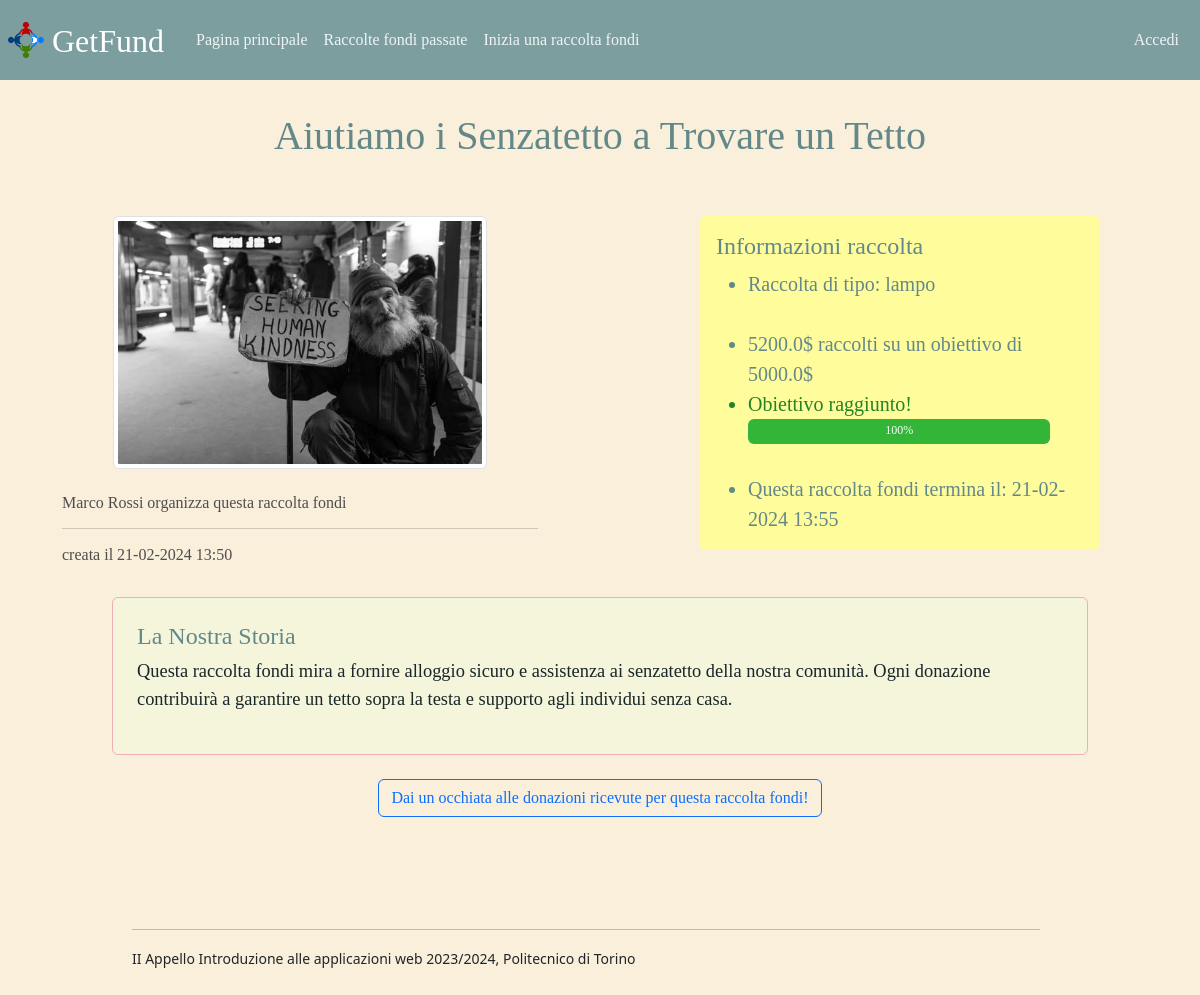
The app's page /raccolta_fondi_7 with its own data.
### tables this page shows
CREATE TABLE "RACCOLTE" (
	"id"	INTEGER,
	"titolo"	TEXT NOT NULL,
	"descrizione"	TEXT NOT NULL,
	"immagine"	TEXT,
	"obiettivo"	REAL NOT NULL,
	"donazione_min"	REAL NOT NULL,
	"donazione_max"	REAL NOT NULL,
	"id_utente"	INTEGER NOT NULL,
	"tipo"	TEXT NOT NULL,
	"timestamp_creazione"	TEXT NOT NULL,
	"timestamp_chiusura"	TEXT NOT NULL,
	FOREIGN KEY("id_utente") REFERENCES "UTENTI"("id"),
	PRIMARY KEY("id" AUTOINCREMENT)
);

CREATE TABLE "UTENTI" (
	"id"	INTEGER,
	"nome"	TEXT NOT NULL,
	"cognome"	REAL NOT NULL,
	"email"	NUMERIC NOT NULL UNIQUE,
	"hash"	TEXT NOT NULL,
	PRIMARY KEY("id" AUTOINCREMENT)
);

### app.py (the view)
@app.route('/raccolta_fondi_<int:id>')
def singola_raccolta_fondi(id):
    raccolta= raccolte_dao.get_raccolta(id)
    if not raccolta:
        flash('Qualcosa è andato storto, riprova!', 'danger')
        app.logger.error('Raccolta non trovata')
        return redirect(url_for('home_page'))
    raccolta_dict=dict(raccolta)    #modificabile
    if raccolta_dict['cifra_totale_donata'] is None:
        raccolta_dict['cifra_totale_donata'] = 0    #in caso di raccolte senza aver ricevuto donazioni
    if datetime.strptime(raccolta['timestamp_chiusura'], '%Y-%m-%d %H:%M') < datetime.now():    #raccolta chiusa
        raccolta_dict['bottone_dona_attivo'] = False
    else:
        raccolta_dict['bottone_dona_attivo'] = True
    raccolta_dict['timestamp_chiusura']=datetime.strptime(raccolta['timestamp_chiusura'], "%Y-%m-%d %H:%M").strftime("%d-%m-%Y %H:%M")
    raccolta_dict['timestamp_creazione']=datetime.strptime(raccolta['timestamp_creazione'], "%Y-%m-%d %H:%M").strftime("%d-%m-%Y %H:%M")
    if raccolta_dict['cifra_totale_donata']>=raccolta_dict['obiettivo']:
        raccolta_dict['progress_bar'] = '100%'
    else:
        percentuale_avanzamento = (raccolta_dict['cifra_totale_donata'] / raccolta_dict['obiettivo']) * 100
        raccolta_dict['progress_bar'] = f"{percentuale_avanzamento:.0f}%"
    utente = utenti_dao.get_user_by_id(raccolta['id_utente'])   #organizzatore della raccolta fondi
    if not utente:
        flash('Qualcosa è andato storto, riprova!', 'danger')
        app.logger.error('Utente non trovato')
        return redirect(url_for('home_page'))
    donatori=donatori_dao.get_donatori_by_id_raccolta(raccolta['id'])
    return render_template('singola_raccolta_fondi.html',utente=utente,raccolta=raccolta_dict,donatori=donatori)

### donatori_dao.py (called while the page is built)
def get_donatori_by_id_raccolta(id_raccolta):
    query="SELECT * FROM DONATORI WHERE id_raccolta=?"
    connection=sqlite3.connect('db/db.db')
    connection.row_factory=sqlite3.Row
    cursor=connection.cursor()
    cursor.execute(query,(id_raccolta,))
    result=cursor.fetchall()
    cursor.close()
    connection.close()
    return result

### raccolte_dao.py (called while the page is built)
def get_raccolta(id):
    query="SELECT RACCOLTE.id, titolo, descrizione, immagine, obiettivo, donazione_min, donazione_max, id_utente, tipo, timestamp_creazione, timestamp_chiusura, SUM(cifra_donata) AS cifra_totale_donata FROM RACCOLTE LEFT OUTER JOIN DONATORI ON RACCOLTE.id=id_raccolta WHERE RACCOLTE.id = ?"
    connection=sqlite3.connect('db/db.db')
    connection.row_factory=sqlite3.Row
    cursor=connection.cursor()
    cursor.execute(query,(id,))
    result=cursor.fetchone()
    cursor.close()
    connection.close()
    return result

### utenti_dao.py (called while the page is built)
def get_user_by_id(id_utente):
    query = 'SELECT * FROM UTENTI WHERE id=?'
    connection = sqlite3.connect('db/db.db')
    connection.row_factory = sqlite3.Row
    cursor = connection.cursor()
    cursor.execute(query, (id_utente,))
    result = cursor.fetchone()
    cursor.close()
    connection.close()
    return result

### templates/singola_raccolta_fondi.html (shortened to what this page needs)
{% extends "base.html" %}
{% block style %}<link rel="stylesheet" href="{{ url_for('static', filename='style_singola_raccolta_fondi.css') }}">{% endblock %}
{% block content %}
<div class="container-fluid mt-4">
    <div class="d-flex row justify-content-center mt-4">
        <div class="d-flex col-8 mt-3 justify-content-center">
            <h2 id="titolo_singolo_post">{{raccolta.titolo}}</h2>
        </div>
    </div>
    <div class="row mt-4">
        <div class="col-6 mt-4">
            <div class="d-flex row justify-content-center">
                <div class="d-flex col justify-content-center">
                    {% if raccolta.immagine %}
                    <img class="img-thumbnail rounded immagine_raccolta" src="{{ url_for('static', filename=raccolta.immagine) }}"
                    alt="Questa è l'immagine della raccolta">
                    {% else %}
                    <img class="img-thumbnail rounded immagine_raccolta" src="{{ url_for('static', filename='foto_mancante.jpg') }}"
                    alt="Questa è l'immagine della raccolta">
                    {% endif %}
                </div>
            </div>
            <section class="d-flex row justify-content-center mt-4" id="sottointestazione">
                <div class="col-10">
                    <h4 class="fs-6">{{ utente.nome |e}} {{ utente.cognome |e}} organizza questa raccolta fondi</h4>
                    <hr class="linea_orizzontale">
                    <h5 class="fs-6" >creata il {{raccolta.timestamp_creazione}}</h5>
                </div>
            </section>
        </div>
        <aside class="col-6 mt-4">
            <div class="d-flex row justify-content-center">
                <div class="d-flex col-8 justify-content-center rounded border-warning fs-5" id="info_raccolta" >
                    <h4>Informazioni raccolta</h4>
                    <ul class="rounded border-warning fs-5">
                        <li>Raccolta di tipo: {{ raccolta.tipo |e }}</li>
                        <br>
                        <li>{{ raccolta.cifra_totale_donata |e }}$ raccolti su un obiettivo di {{ raccolta.obiettivo |e }}$ </li>
                        {% if raccolta.cifra_totale_donata >= raccolta.obiettivo %}
                        <li style="color:rgb(36, 131, 36)">Obiettivo raggiunto!</li>
                        {% else %}
                        <li style="color:rgb(201, 39, 39)">Obiettivo non raggiunto!</li>
                        {% endif %}
                        <div class="progress">
                            <div class="progress-bar" style="width: {{ raccolta.progress_bar |e }};">{{ raccolta.progress_bar |e }}</div>
                        </div>
                        <br>
                        <li>Questa raccolta fondi termina il: {{ raccolta.timestamp_chiusura |e }}</li>
                    </ul>
                </div>
            </div>
        </aside>
    </div>
    <div class="row d-flex justify-content-center mt-4">
        <main class="col-10">
            <section id="descrizione" class="border rounded border-danger-subtle">
                <h4 style="color:#638889">La Nostra Storia</h4>
                <p>{{ raccolta.descrizione |e }}</p>
            </section>
            <p class="mt-4 d-flex justify-content-center" id="mybutton_donazioni">
                <button class="btn btn-outline-primary" type="button" data-bs-toggle="collapse" data-bs-target="#collapseExample" aria-expanded="false" aria-controls="collapseExample">
                    Dai un occhiata alle donazioni ricevute per questa raccolta fondi!
                </button>
            </p>
        </main>
    </div>
</div>
<footer id="myfooter">
    <hr id="linea_orizzontale">
    <small class="footer_testo">II Appello Introduzione alle applicazioni web 2023/2024, Politecnico di Torino</small>
    <br>
    <br>
    <br>
</footer>
{% endblock %}

### static/style_singola_raccolta_fondi.css (style rules this page uses)
#titolo_singolo_post { font-family: 'Times New Roman', Times, serif; color:#638889; font-size:2.5rem; }
#info_raccolta { background-color: #FFFC9B; padding:1rem; display: flex; justify-content: center; flex-direction: column; font-family: 'Times New Roman', Times, serif; color: #638889; }
#descrizione { font-family: 'Times New Roman', Times, serif; padding: 1.5rem; color:#182728; font-size: 1.15rem; background-color: beige; }
.progress { height: 10%; width:90%; background-color: #f3f3f3; }
.progress-bar { height: 100%; line-height: 80%; color: #ffffff; text-align: center; background-color: #33b537; }
#mybutton_donazioni { font-family: 'Times New Roman', Times, serif; font-weight: 700; }
#sottointestazione { font-family: 'Times New Roman', Times, serif; color:#4e4e4e; }
#linea_orizzontale { width: 97%; }
#myfooter { position: relative; top:5rem; width: 80%; }
.immagine_raccolta { width: 65%; height: auto; }

### records on screen
RACCOLTE: titolo "Aiutiamo i Senzatetto a Trovare un Tetto", immagine (picture), timestamp_creazione "21-02-2024 13:50", tipo "lampo", obiettivo "5000.0", timestamp_chiusura "21-02-2024 13:55", descrizione "Questa raccolta fondi mira a fornire alloggio sicuro e assistenza ai senzatetto della nostra comunità. Ogni donazione contribuirà a garantire un tetto sopra la testa e supporto agli individui senza casa."
UTENTI: nome "Marco", cognome "Rossi"

### other values on screen
{{ raccolta.cifra_totale_donata |e }} "5200.0"
{{ raccolta.progress_bar |e }} "100%"
